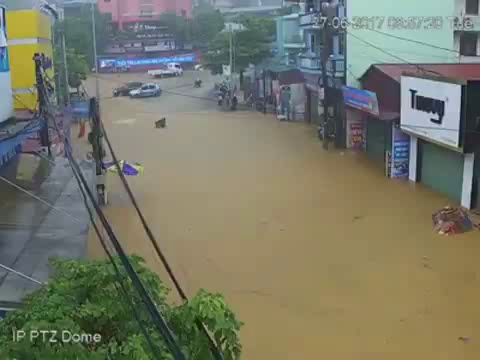
#> input picture frame 0 of src/public/assets/vietnam_flood_cctv.mp4, 480 x 360 px
$ python process_video.py
#> lines starting #> are read from the running program, lines starting #| are printed output that depends on the picture; after the words box and inside, x2 and y2 are one past the last pixel; in counts of white or black regions, pixels touching at a corner belong together
import os
import cv2
import numpy as np
import requests
from datetime import datetime, timedelta

def process_flood_video():
    video_path = "../src/public/assets/vietnam_flood_cctv.mp4"
    output_dir = "../src/public/detections"
    os.makedirs(output_dir, exist_ok=True)

    if not os.path.exists(video_path):
        print(f"Error: Video file not found at {video_path}")
        return

    cap = cv2.VideoCapture(video_path)
    if not cap.isOpened():
        print(f"Error: Could not open video file {video_path}")
        return

    total_frames = int(cap.get(cv2.CAP_PROP_FRAME_COUNT))
    print(f"Total frames in video: {total_frames}")

    # Sampler to find tipping frame
    frames = []
    flood_levels = []
    sample_rate = 2
    for f_idx in range(0, total_frames, sample_rate):
        cap.set(cv2.CAP_PROP_POS_FRAMES, f_idx)
        ret, frame = cap.read()
        if not ret:
            break
        frame_resized = cv2.resize(frame, (640, 360))
        gray = cv2.cvtColor(frame_resized, cv2.COLOR_BGR2GRAY)
        roi_mask = np.zeros_like(gray)
        pts = np.array([[0, 360], [250, 180], [390, 180], [640, 360]], np.int32)
        cv2.fillPoly(roi_mask, [pts], 255)
        blurred = cv2.GaussianBlur(gray, (5, 5), 0)
        _, thresh = cv2.threshold(blurred, 110, 255, cv2.THRESH_BINARY)
        water_pixels = cv2.bitwise_and(thresh, roi_mask)
        road_area = np.sum(roi_mask == 255)
        water_ratio = np.sum(water_pixels == 255) / road_area if road_area > 0 else 0
        frames.append((f_idx, frame_resized))
        flood_levels.append(water_ratio)
#> this loop made 31 passes
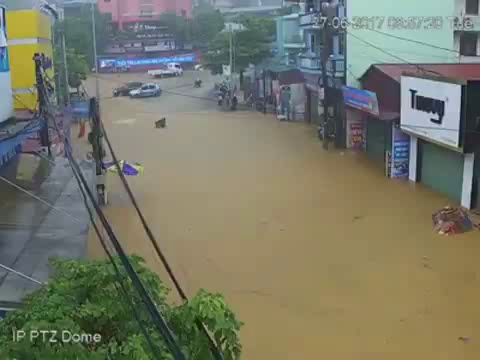
#> input picture frame 0 of src/public/assets/vietnam_flood_cctv.mp4, 480 x 360 px
#> pass 1, in process_flood_video, `frame_resized = cv2.resize(frame, (640, 360))`:
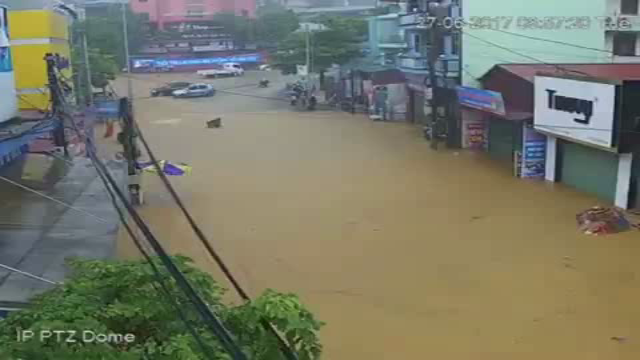
#> frame_resized: shape (360, 640, 3); mean B, G, R 104.1, 120.9, 119.2
#> pass 1, in process_flood_video, `gray = cv2.cvtColor(frame_resized, cv2.COLOR_BGR2GRAY)`:
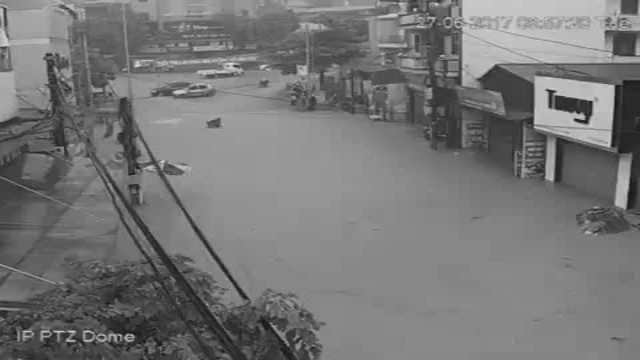
#> gray: shape (360, 640); min 16, max 227, mean 118.4
#> pass 1, in process_flood_video, `_, thresh = cv2.threshold(blurred, 110, 255, cv2.THRESH_BINARY)`:
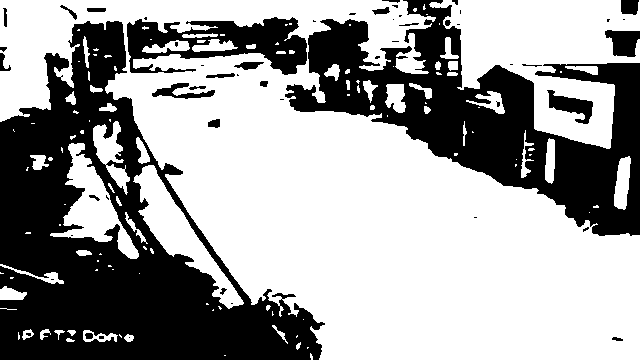
#> thresh: shape (360, 640); 62.1% white; 54 black regions (27 under 20 px), largest, box (x1, y1, x2, y2) and area: (0, 21, 325, 360) 48072, (285, 0, 640, 236) 30503, (127, 17, 307, 75) 5485
#> after the loop:
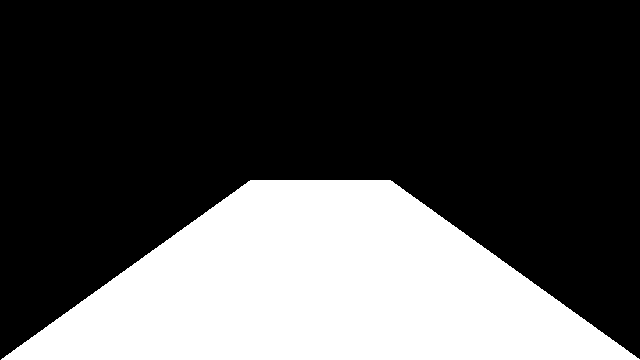
#> roi_mask: shape (360, 640); 30.5% white; 1 white region, box (x1, y1, x2, y2) and area: (1, 180, 640, 360) 70270
#> after the loop:
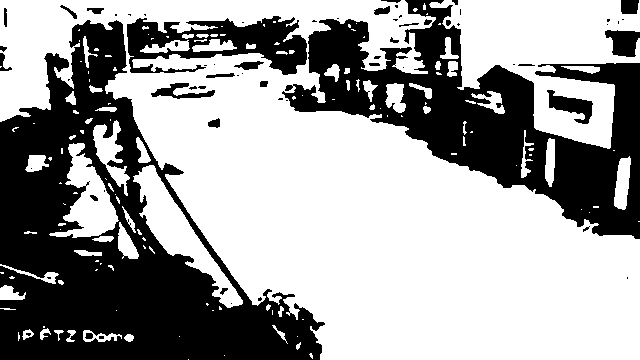
#> thresh: shape (360, 640); 62.1% white; 65 black regions (36 under 20 px), largest, box (x1, y1, x2, y2) and area: (0, 20, 325, 360) 47968, (282, 0, 640, 239) 30566, (127, 16, 307, 75) 5533
#> after the loop, flood_levels = 30 values, max 0.711 at index 4, min 0.711 at index 0, mean 0.711; frames = 30 items

    tipping_frame_idx = 0
    for idx, ratio in enumerate(flood_levels):
        if ratio > 0.12:
            tipping_frame_idx = idx
            break

    # Tipping point frame crop and segment (realistic representation for CAM_01)
    _, tipping_frame = frames[tipping_frame_idx]
    cropped_tipping = cv2.resize(tipping_frame[120:360, 80:560], (640, 360))
    gray_tipping = cv2.cvtColor(cropped_tipping, cv2.COLOR_BGR2GRAY)
    roi_tipping = np.zeros_like(gray_tipping)
    pts_tipping = np.array([[0, 360], [200, 100], [440, 100], [640, 360]], np.int32)
    cv2.fillPoly(roi_tipping, [pts_tipping], 255)
    _, thresh_tipping = cv2.threshold(gray_tipping, 120, 255, cv2.THRESH_BINARY)
    water_tipping = cv2.bitwise_and(thresh_tipping, roi_tipping)
    kernel = np.ones((5, 5), np.uint8)
    water_tipping = cv2.morphologyEx(water_tipping, cv2.MORPH_CLOSE, kernel)
    water_tipping = cv2.morphologyEx(water_tipping, cv2.MORPH_OPEN, kernel)

    segment_tipping = cropped_tipping.copy()
    blue_mask = np.zeros_like(cropped_tipping)
    blue_mask[:, :] = [216, 78, 29]
    mask_indices = water_tipping > 0
    segment_tipping[mask_indices] = cv2.addWeighted(cropped_tipping, 0.55, blue_mask, 0.45, 0)[mask_indices]

    cv2.rectangle(segment_tipping, (20, 20), (620, 80), (0, 140, 255), -1)
    cv2.putText(segment_tipping, "AI HAZARD DETECTED: IMMINENT ROAD FLOODING", (35, 45),
                cv2.FONT_HERSHEY_SIMPLEX, 0.5, (255, 255, 255), 2, cv2.LINE_AA)
    cv2.putText(segment_tipping, f"Water accumulation starting. Current ratio: {flood_levels[tipping_frame_idx]*100:.1f}%. Closure imminent.", (35, 68),
                cv2.FONT_HERSHEY_SIMPLEX, 0.4, (255, 255, 255), 1, cv2.LINE_AA)

    cv2.imwrite(os.path.join(output_dir, "raw_tipping.jpg"), cropped_tipping)
    cv2.imwrite(os.path.join(output_dir, "segment_tipping.jpg"), segment_tipping)

    # 8 Daily steps
    frame_indices = [int(i * (total_frames - 1) / 7) for i in range(8)]
    base_date = datetime(2026, 6, 20)
    stations = ["CAM_01", "CAM_02", "CAM_03"]

    for i, idx in enumerate(frame_indices):
        cap.set(cv2.CAP_PROP_POS_FRAMES, idx)
        ret, frame = cap.read()
        if not ret:
            continue
        frame = cv2.resize(frame, (640, 360))
        detection_date = base_date + timedelta(days=i)

        # ----------------------------------------------------
        # 1. PROCESS CAM_01 (Vo Truong Toan St - High flooding)
        # ----------------------------------------------------
        cam1_raw = frame.copy()
        gray1 = cv2.cvtColor(cam1_raw, cv2.COLOR_BGR2GRAY)
        roi_mask1 = np.zeros_like(gray1)
        cv2.fillPoly(roi_mask1, [np.array([[0, 360], [250, 180], [390, 180], [640, 360]], np.int32)], 255)

        # Detect dynamic water ratio from frame
        blurred1 = cv2.GaussianBlur(gray1, (5, 5), 0)
        _, thresh1 = cv2.threshold(blurred1, 110, 255, cv2.THRESH_BINARY)
        water_pixels1 = cv2.bitwise_and(thresh1, roi_mask1)
        road_area1 = np.sum(roi_mask1 == 255)
        water_ratio1 = np.sum(water_pixels1 == 255) / road_area1 if road_area1 > 0 else 0

        # Scale and Normalize to final risk decision
        flooded_area_pct1 = round(water_ratio1 * 100.0, 1)
        # Apply threshold scaling:
        if flooded_area_pct1 < 15.0:
            depth1 = round(flooded_area_pct1 * 1.0, 1)
        elif flooded_area_pct1 < 45.0:
            depth1 = round(15.0 + (flooded_area_pct1 - 15.0) * 0.5, 1)
        else:
            depth1 = round(30.0 + (flooded_area_pct1 - 45.0) * 0.8, 1)

        severity1 = "HIGH" if depth1 >= 30 else ("MEDIUM" if depth1 >= 15 else "LOW")

        cam1_segment = cam1_raw.copy()
        blue_mask1 = np.zeros_like(cam1_raw)
        blue_mask1[:, :] = [216, 78, 29]
        cam1_segment[water_pixels1 > 0] = cv2.addWeighted(cam1_raw, 0.6, blue_mask1, 0.4, 0)[water_pixels1 > 0]

        # Draw vehicle contours on CAM_01
        vehicles_count1 = 0
        contours1, _ = cv2.findContours(cv2.Canny(blurred1, 50, 150), cv2.RETR_EXTERNAL, cv2.CHAIN_APPROX_SIMPLE)
        for c in contours1:
            (x, y, w, h) = cv2.boundingRect(c)
            if w > 35 and h > 22 and y > 160 and w < 160 and h < 110:
                # No need to render the stalled vehicles on the image layer
                vehicles_count1 += 1
        vehicles_count1 = max(1, min(vehicles_count1, 5)) if depth1 > 20 else 0

        # Draw CCTV Telemetry Overlay on CAM_01
        cv2.rectangle(cam1_segment, (0, 0), (640, 35), (20, 20, 20), -1)
        cv2.putText(cam1_segment, f"CCTV: CAM_01 (VO TRUONG TOAN) | DEPTH: {depth1}cm | STATUS: {severity1}", (15, 22),
                    cv2.FONT_HERSHEY_SIMPLEX, 0.45, (255, 255, 255), 1, cv2.LINE_AA)

        raw_name1 = f"cam1_raw_day_{i}.jpg"
        segment_name1 = f"cam1_segment_day_{i}.jpg"
        cv2.imwrite(os.path.join(output_dir, raw_name1), cam1_raw)
        cv2.imwrite(os.path.join(output_dir, segment_name1), cam1_segment)

        # ----------------------------------------------------
        # 2. PROCESS CAM_02 (Marie Curie St - Moderate flooding)
        # ----------------------------------------------------
        cam2_raw = cv2.resize(frame[60:320, 0:480], (640, 360))
        gray2 = cv2.cvtColor(cam2_raw, cv2.COLOR_BGR2GRAY)
        roi_mask2 = np.zeros_like(gray2)
        cv2.fillPoly(roi_mask2, [np.array([[0, 360], [180, 120], [350, 120], [640, 360]], np.int32)], 255)

        blurred2 = cv2.GaussianBlur(gray2, (5, 5), 0)
        _, thresh2 = cv2.threshold(blurred2, 115, 255, cv2.THRESH_BINARY)
        water_pixels2 = cv2.bitwise_and(thresh2, roi_mask2)
        road_area2 = np.sum(roi_mask2 == 255)
        water_ratio2 = np.sum(water_pixels2 == 255) / road_area2 if road_area2 > 0 else 0

        # Scale and Normalize to final risk decision
        flooded_area_pct2 = round(water_ratio2 * 100.0, 1)
        if flooded_area_pct2 < 15.0:
            depth2 = round(flooded_area_pct2 * 1.0, 1)
        elif flooded_area_pct2 < 45.0:
            depth2 = round(15.0 + (flooded_area_pct2 - 15.0) * 0.5, 1)
        else:
            depth2 = round(30.0 + (flooded_area_pct2 - 45.0) * 0.8, 1)

        severity2 = "HIGH" if depth2 >= 30 else ("MEDIUM" if depth2 >= 15 else "LOW")

        cam2_segment = cam2_raw.copy()
        blue_mask2 = np.zeros_like(cam2_raw)
        blue_mask2[:, :] = [216, 78, 29]
        cam2_segment[water_pixels2 > 0] = cv2.addWeighted(cam2_raw, 0.65, blue_mask2, 0.35, 0)[water_pixels2 > 0]

        # Draw vehicle contours on CAM_02
        vehicles_count2 = 1 if depth2 > 15 else 0

        # Draw CCTV Telemetry Overlay on CAM_02
        cv2.rectangle(cam2_segment, (0, 0), (640, 35), (20, 20, 20), -1)
        cv2.putText(cam2_segment, f"CCTV: CAM_02 (MARIE CURIE ST) | DEPTH: {depth2}cm | STATUS: {severity2}", (15, 22),
                    cv2.FONT_HERSHEY_SIMPLEX, 0.45, (255, 255, 255), 1, cv2.LINE_AA)

        raw_name2 = f"cam2_raw_day_{i}.jpg"
        segment_name2 = f"cam2_segment_day_{i}.jpg"
        cv2.imwrite(os.path.join(output_dir, raw_name2), cam2_raw)
        cv2.imwrite(os.path.join(output_dir, segment_name2), cam2_segment)

        # ----------------------------------------------------
        # 3. PROCESS CAM_03 (Thomas edison St - Low flooding)
        # ----------------------------------------------------
        cam3_raw = cv2.resize(frame[80:340, 180:600], (640, 360))
        gray3 = cv2.cvtColor(cam3_raw, cv2.COLOR_BGR2GRAY)
        roi_mask3 = np.zeros_like(gray3)
        cv2.fillPoly(roi_mask3, [np.array([[50, 360], [220, 160], [420, 160], [580, 360]], np.int32)], 255)

        blurred3 = cv2.GaussianBlur(gray3, (5, 5), 0)
        _, thresh3 = cv2.threshold(blurred3, 120, 255, cv2.THRESH_BINARY)
        water_pixels3 = cv2.bitwise_and(thresh3, roi_mask3)
        road_area3 = np.sum(roi_mask3 == 255)
        water_ratio3 = np.sum(water_pixels3 == 255) / road_area3 if road_area3 > 0 else 0

        # Scale and Normalize to final risk decision
        flooded_area_pct3 = round(water_ratio3 * 100.0, 1)
        if flooded_area_pct3 < 15.0:
            depth3 = round(flooded_area_pct3 * 1.0, 1)
        elif flooded_area_pct3 < 45.0:
            depth3 = round(15.0 + (flooded_area_pct3 - 15.0) * 0.5, 1)
        else:
            depth3 = round(30.0 + (flooded_area_pct3 - 45.0) * 0.8, 1)

        severity3 = "HIGH" if depth3 >= 30 else ("MEDIUM" if depth3 >= 15 else "LOW")

        cam3_segment = cam3_raw.copy()
        blue_mask3 = np.zeros_like(cam3_raw)
        blue_mask3[:, :] = [216, 78, 29]
        cam3_segment[water_pixels3 > 0] = cv2.addWeighted(cam3_raw, 0.7, blue_mask3, 0.3, 0)[water_pixels3 > 0]

        # Draw CCTV Telemetry Overlay on CAM_03
        cv2.rectangle(cam3_segment, (0, 0), (640, 35), (20, 20, 20), -1)
        cv2.putText(cam3_segment, f"CCTV: CAM_03 (THOMAS EDISON) | DEPTH: {depth3}cm | STATUS: {severity3}", (15, 22),
                    cv2.FONT_HERSHEY_SIMPLEX, 0.45, (255, 255, 255), 1, cv2.LINE_AA)

        raw_name3 = f"cam3_raw_day_{i}.jpg"
        segment_name3 = f"cam3_segment_day_{i}.jpg"
        cv2.imwrite(os.path.join(output_dir, raw_name3), cam3_raw)
        cv2.imwrite(os.path.join(output_dir, segment_name3), cam3_segment)

        # Upload Camera Detections for all 3 cameras
        station_data = [
            ("CAM_01", depth1, vehicles_count1, severity1, raw_name1, segment_name1, flooded_area_pct1),
            ("CAM_02", depth2, vehicles_count2, severity2, raw_name2, segment_name2, flooded_area_pct2),
            ("CAM_03", depth3, 0, severity3, raw_name3, segment_name3, flooded_area_pct3)
        ]

        for station_id, depth, vehicles, severity, raw, seg, pct in station_data:
            payload = {
                "stationId": station_id,
                "timestamp": (detection_date.isoformat() + "Z"),
                "waterDepthCm": round(depth, 1),
                "vehiclesCount": vehicles,
                "severity": severity,
                "rawFramePath": f"/detections/{raw}",
                "segmentPath": f"/detections/{seg}",
                "floodedAreaPct": round(pct, 1)
            }
            try:
                requests.post("http://localhost:3000/api/camera/detections/save", json=payload)
            except Exception as e:
                pass

    # Save the special tipping threat detection into DB for CAM_01
    payload_tipping = {
        "stationId": "CAM_01",
        "timestamp": (base_date + timedelta(days=3, hours=10)).isoformat() + "Z",
        "waterDepthCm": 14.5,
        "vehiclesCount": 3,
        "severity": "MEDIUM",
        "rawFramePath": "/detections/raw_tipping.jpg",
        "segmentPath": "/detections/segment_tipping.jpg",
        "floodedAreaPct": round(flood_levels[tipping_frame_idx] * 100, 1)
    }
    try:
        requests.post("http://localhost:3000/api/camera/detections/save", json=payload_tipping)
        print("Successfully uploaded AI flood prediction tipping frame.")
    except Exception as e:
        print(f"Error saving tipping frame: {e}")

    cap.release()
    print("AI segmentation and tipping detection frame processing complete for all 3 cameras.")

if __name__ == "__main__":
    process_flood_video()
